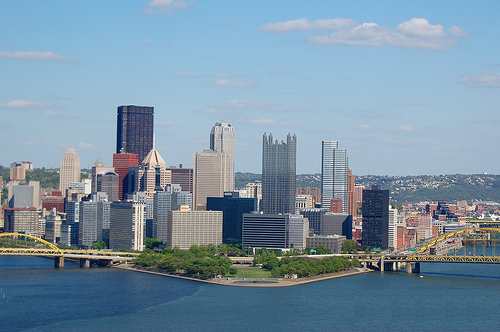
%> input picture Project3/carving/west_end_overlook.jpg, 500 x 332 px
$ octave carveSupervisor.m   (GNU Octave 9; MATLAB toolbox functions it lacks are replaced by stand-ins)
%> lines starting %> are read from the running program, lines starting %| are printed output that depends on the picture
%% This code is for testing and debugging seam carving

% define the image
I = imread('west_end_overlook.jpg');
%> I is the input picture: size 332x500x3 uint8; mean R, G, B 121.1, 145.2, 162.9
originalI = I;
[nx,ny,~] = size(I);
%> nx = 332; ny = 500

% define the number of seams that have to be removed
% as a percentage of the number of col
reduceWidth = 0.20;
reduceHt = 0.2;
hist_rmIdx = [];
hist_rmIdy = [];

% for iterReduceWidth  = 1 : round(reduceWidth*ny)
%
%
% % get the energy map
% e = genEngMap(I);
%
% % Generate the Mx and Tbx
% [Mx, Tbx] = cumMinEngVer(e);
%
% % get the ids of indecies that have to be removed
% [Ix,E,rmIdx] = rmVerSeam(I,Mx,Tbx);
%
% % visualise seam
% [r,c] = ind2sub([size(I,1), size(I,2)], rmIdx);
%
%
% I = Ix;
%
% hist_rmIdx = [hist_rmIdx; rmIdx];

% end


% flip images to take care of stupid matlab convention
% in images
I1 = fliplr(I(:,:,1)');
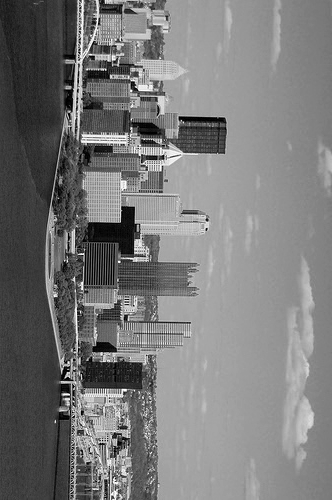
%> I1: size 500x332 uint8; min 0, max 255, mean 121.1
I2 = fliplr(I(:,:,2)');
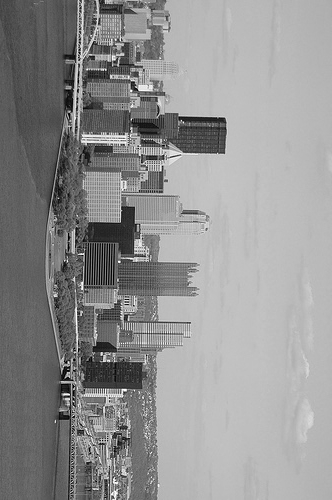
%> I2: size 500x332 uint8; min 0, max 255, mean 145.2
I3 = fliplr(I(:,:,3)');
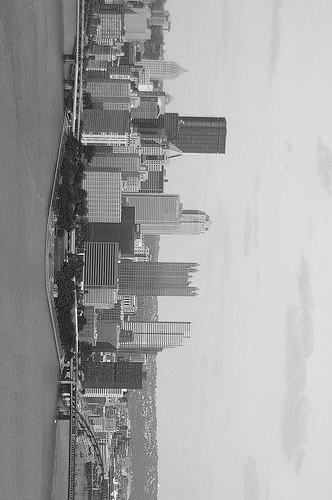
%> I3: size 500x332 uint8; min 0, max 255, mean 162.9
IT(:,:,1) = I1;
IT(:,:,2) = I2;
IT(:,:,3) = I3;
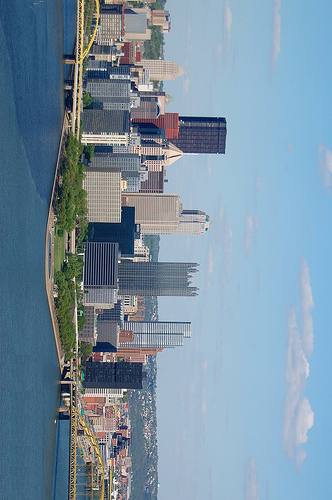
%> IT: size 500x332x3 uint8; mean R, G, B 121.1, 145.2, 162.9; mean of the top-left, top-right, bottom-left and bottom-right quarters 104.1, 177, 107.6, 183.5

for iterReduceHt  = 1 : round(reduceHt*ny)


% get the energy map
%> (the run ends here)

$ run again, with Project3/carving/boat.jpg copied over Project3/carving/west_end_overlook.jpg
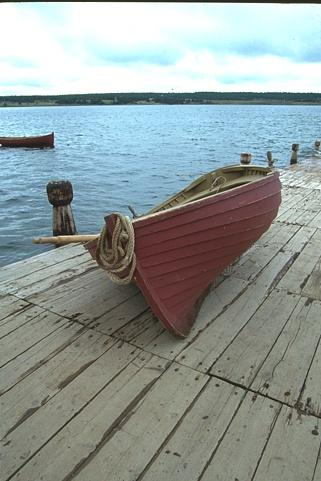
%> input picture Project3/carving/boat.jpg, 321 x 481 px
%> I is the input picture: size 481x321x3 uint8; mean R, G, B 145.5, 155.1, 153
%> `I3 = fliplr(I(:,:,3)');`:
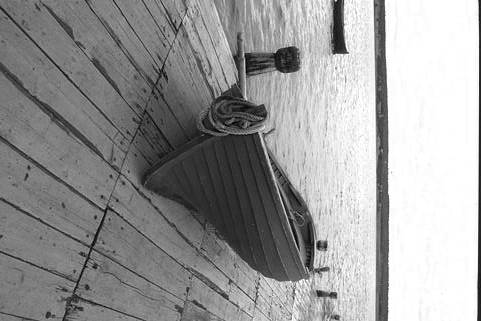
%> I3: size 321x481 uint8; min 0, max 255, mean 153
%> `IT(:,:,3) = I3;`:
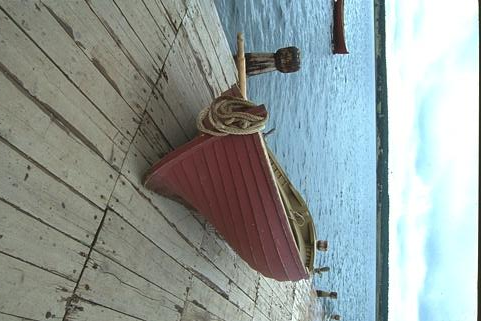
%> IT: size 321x481x3 uint8; mean R, G, B 145.5, 155.1, 153; mean of the top-left, top-right, bottom-left and bottom-right quarters 117.8, 190, 117.4, 179.4

$ run again, with Project3/carving/fox.jpg copied over Project3/carving/west_end_overlook.jpg
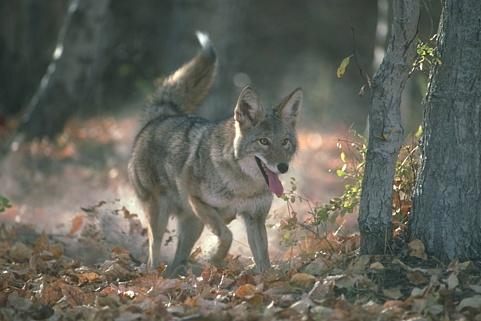
%> input picture Project3/carving/fox.jpg, 481 x 321 px
%> I is the input picture: size 321x481x3 uint8; mean R, G, B 99.6, 99.9, 90.6
%> `I3 = fliplr(I(:,:,3)');`:
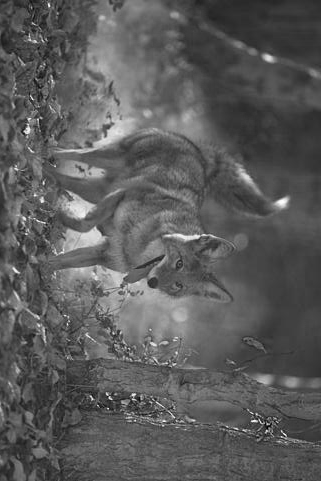
%> I3: size 481x321 uint8; min 0, max 254, mean 90.6
%> `IT(:,:,3) = I3;`:
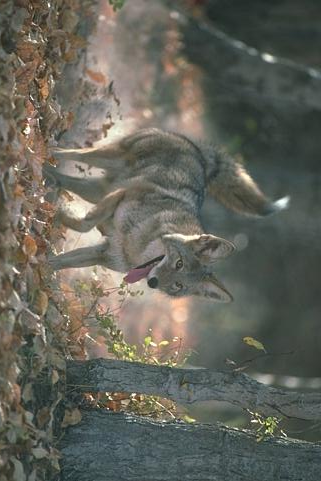
%> IT: size 481x321x3 uint8; mean R, G, B 99.6, 99.9, 90.6; mean of the top-left, top-right, bottom-left and bottom-right quarters 114.8, 79.5, 103.1, 89.6
